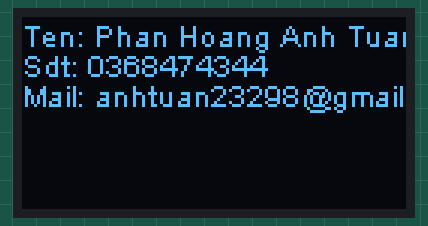
The sketch below on a simulated ESP32. Shown: 128×64 one-colour display.

Above: at 0.4 s.

The sketch:

hienthi_OLED.ino
```cpp
#include <Wire.h>
#include "heltec.h"

void setup() {
  Heltec.begin(true /*DisplayEnable Enable*/, true /*Serial Enable*/);
  Heltec.display->init();
  Heltec.display->flipScreenVertically();
  Heltec.display->setFont(ArialMT_Plain_10);
  Heltec.display->drawString(0,0,"Ten: Phan Hoang Anh Tuan");
  Heltec.display->drawString(0,10,"Sdt: 0368474344");
  Heltec.display->drawString(0,20,"Mail: anhtuan23298@gmail.com");
  Heltec.display->display();
}

void loop() { }
```
